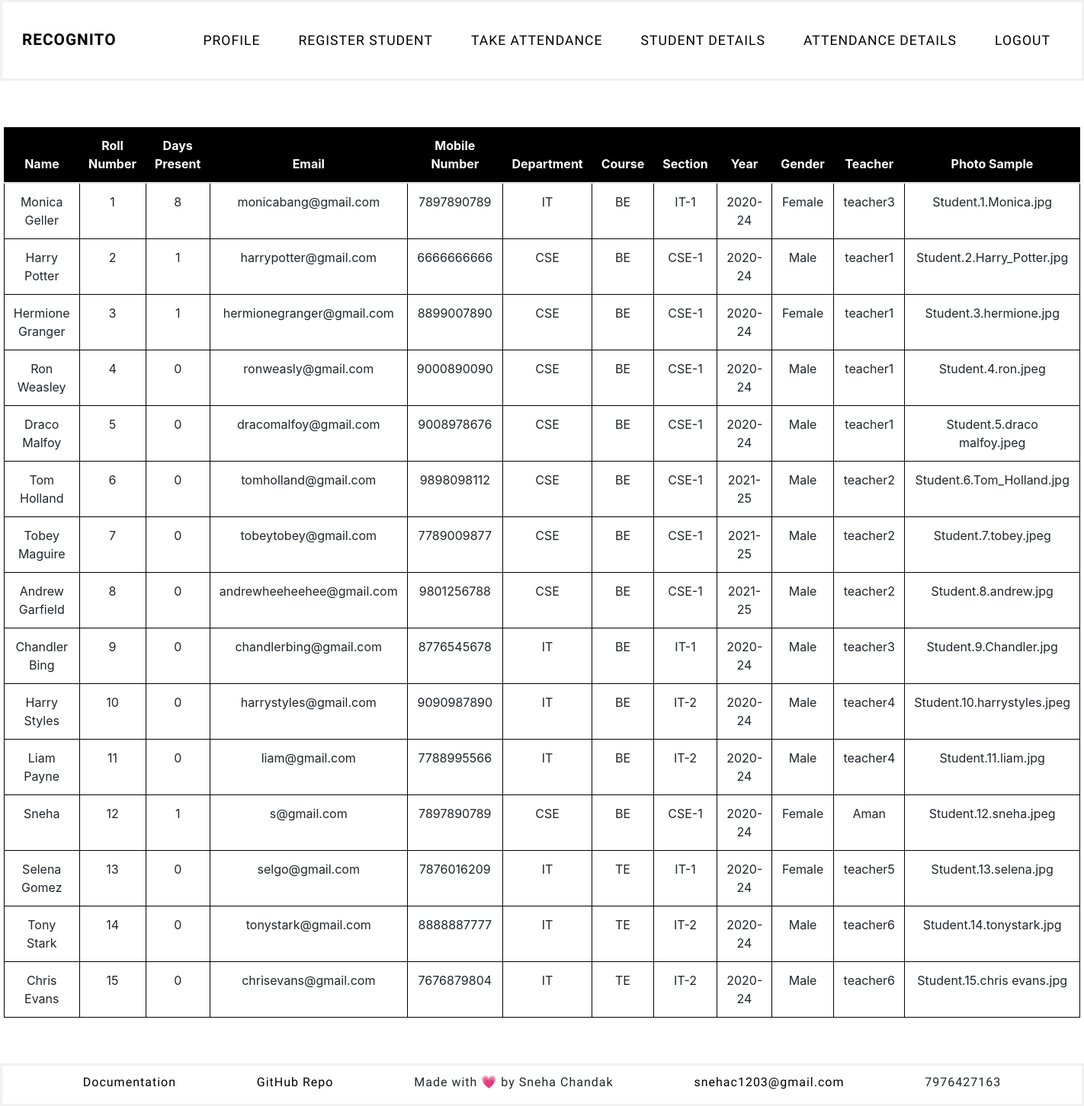
/student_details (signed in), run on the app's committed database.
### faceapp/models.py (models this page shows, shortened)
class Student(db.Model):
    id = db.Column(db.Integer(), primary_key=True)
    days_present = db.Column(db.Integer(), nullable=True, default=0)
    dept = db.Column(db.String(length=10), nullable=False)
    course = db.Column(db.String(length=10), nullable=False)
    year = db.Column(db.String(length=20), nullable=False)
    name = db.Column(db.String(length=30), nullable=False)
    section = db.Column(db.String(length=10), nullable=False)
    roll_no = db.Column(db.Integer(), unique=True, nullable=False)
    gender = db.Column(db.String(length=20), nullable=False)
    mobile_no = db.Column(db.String(length=10), nullable=False)
    email = db.Column(db.String(length=20), unique=True, nullable=False)
    teacher = db.Column(db.String(length=20), nullable=False)
    photo_sample = db.Column(db.String(), nullable=True, default='NONE')
    attendance = db.relationship('Attendance', backref='attendance', lazy=True)

### faceapp/routes.py (the view)
@app.route('/student_details', methods=['GET', 'POST'])
@login_required
def student_details():
    update_attendance()
    students = Student.query.order_by(Student.roll_no).all()
    for student in students:
        roll_to_count = student.roll_no
        no_of_present = Attendance.query.filter_by(roll_no=roll_to_count).count()
        student.days_present = no_of_present
        db.session.commit()
    return render_template('student_details.html', students=students)

### faceapp/models.py (called while the page is built)
@login_manager.user_loader
def load_user(user_id):
    return User.query.get(int(user_id))

### faceapp/templates/student_details.html
{% extends 'base.html' %}
{% block content %}
 <div class="text-center">
    <table class="table">
        <thead>
            <tr>
                <th scope="col">Name</th>
                <th scope="col">Roll Number</th>
                <th scope="col">Days Present</th>
                <th scope="col">Email</th>
                <th scope="col">Mobile Number</th>
                <th scope="col">Department</th>
                <th scope="col">Course</th>
                <th scope="col">Section</th>
                <th scope="col">Year</th>
                <th scope="col">Gender</th>
                <th scope="col">Teacher</th>
                <th scope="col">Photo Sample</th>
            </tr>
        </thead>
        <tbody>
            {% for student in students %}
                <tr class="table-row-hover">
                    <td>{{ student.name }}</td>
                    <td>{{ student.roll_no }}</td>
                    <td>{{ student.days_present }}</td>
                    <td>{{ student.email }}</td>
                    <td>{{ student.mobile_no }}</td>
                    <td>{{ student.dept }}</td>
                    <td>{{ student.course }}</td>
                    <td>{{ student.section }}</td>
                    <td>{{ student.year }}</td>
                    <td>{{ student.gender }}</td>
                    <td>{{ student.teacher }}</td>
                    <td>{{ student.photo_sample }}</td>
                </tr>
            {% endfor %}
        </tbody>
    </table>
</div>
{% endblock%}

### faceapp/static/css/styles.css (style rules this page uses)
body { min-height: 100vh; display: flex; flex-direction: column; }
.table { border: 1px solid black; border-collapse: collapse; width: 95%; margin: 60px auto; }
.table tr { border: 1px solid black; border-top: 1px solid black }
.table td { border: 1px solid black; }
thead { background-color: black; color: white; }

### data on the page
Student: name "Monica Geller", roll_no "1", days_present "8", email "monicabang@gmail.com", mobile_no "7897890789", dept "IT", course "BE", section "IT-1", year "2020-24", gender "Female", teacher "teacher3", photo_sample "Student.1.Monica.jpg"
Student: name "Harry Potter", roll_no "2", days_present "1", email "harrypotter@gmail.com", mobile_no "6666666666", dept "CSE", course "BE", section "CSE-1", year "2020-24", gender "Male", teacher "teacher1", photo_sample "Student.2.Harry_Potter.jpg"
Student: name "Hermione Granger", roll_no "3", days_present "1", email "hermionegranger@gmail.com", mobile_no "8899007890", dept "CSE", course "BE", section "CSE-1", year "2020-24", gender "Female", teacher "teacher1", photo_sample "Student.3.hermione.jpg"
Student: name "Ron Weasley", roll_no "4", days_present "0", email "ronweasly@gmail.com", mobile_no "9000890090", dept "CSE", course "BE", section "CSE-1", year "2020-24", gender "Male", teacher "teacher1", photo_sample "Student.4.ron.jpeg"
Student: name "Draco Malfoy", roll_no "5", days_present "0", email "dracomalfoy@gmail.com", mobile_no "9008978676", dept "CSE", course "BE", section "CSE-1", year "2020-24", gender "Male", teacher "teacher1", photo_sample "Student.5.draco malfoy.jpeg"
Student: name "Tom Holland", roll_no "6", days_present "0", email "tomholland@gmail.com", mobile_no "9898098112", dept "CSE", course "BE", section "CSE-1", year "2021-25", gender "Male", teacher "teacher2", photo_sample "Student.6.Tom_Holland.jpg"
Student: name "Tobey Maguire", roll_no "7", days_present "0", email "tobeytobey@gmail.com", mobile_no "7789009877", dept "CSE", course "BE", section "CSE-1", year "2021-25", gender "Male", teacher "teacher2", photo_sample "Student.7.tobey.jpeg"
Student: name "Andrew Garfield", roll_no "8", days_present "0", email "andrewheeheehee@gmail.com", mobile_no "9801256788", dept "CSE", course "BE", section "CSE-1", year "2021-25", gender "Male", teacher "teacher2", photo_sample "Student.8.andrew.jpg"
Student: name "Chandler Bing", roll_no "9", days_present "0", email "chandlerbing@gmail.com", mobile_no "8776545678", dept "IT", course "BE", section "IT-1", year "2020-24", gender "Male", teacher "teacher3", photo_sample "Student.9.Chandler.jpg"
Student: name "Harry Styles", roll_no "10", days_present "0", email "harrystyles@gmail.com", mobile_no "9090987890", dept "IT", course "BE", section "IT-2", year "2020-24", gender "Male", teacher "teacher4", photo_sample "Student.10.harrystyles.jpeg"
Student: name "Liam Payne", roll_no "11", days_present "0", email "liam@gmail.com", mobile_no "7788995566", dept "IT", course "BE", section "IT-2", year "2020-24", gender "Male", teacher "teacher4", photo_sample "Student.11.liam.jpg"
Student: name "Sneha", roll_no "12", days_present "1", email "s@gmail.com", mobile_no "7897890789", dept "CSE", course "BE", section "CSE-1", year "2020-24", gender "Female", teacher "Aman", photo_sample "Student.12.sneha.jpeg"
Student: name "Selena Gomez", roll_no "13", days_present "0", email "selgo@gmail.com", mobile_no "7876016209", dept "IT", course "TE", section "IT-1", year "2020-24", gender "Female", teacher "teacher5", photo_sample "Student.13.selena.jpg"
Student: name "Tony Stark", roll_no "14", days_present "0", email "tonystark@gmail.com", mobile_no "8888887777", dept "IT", course "TE", section "IT-2", year "2020-24", gender "Male", teacher "teacher6", photo_sample "Student.14.tonystark.jpg"
Student: name "Chris Evans", roll_no "15", days_present "0", email "chrisevans@gmail.com", mobile_no "7676879804", dept "IT", course "TE", section "IT-2", year "2020-24", gender "Male", teacher "teacher6", photo_sample "Student.15.chris evans.jpg"
